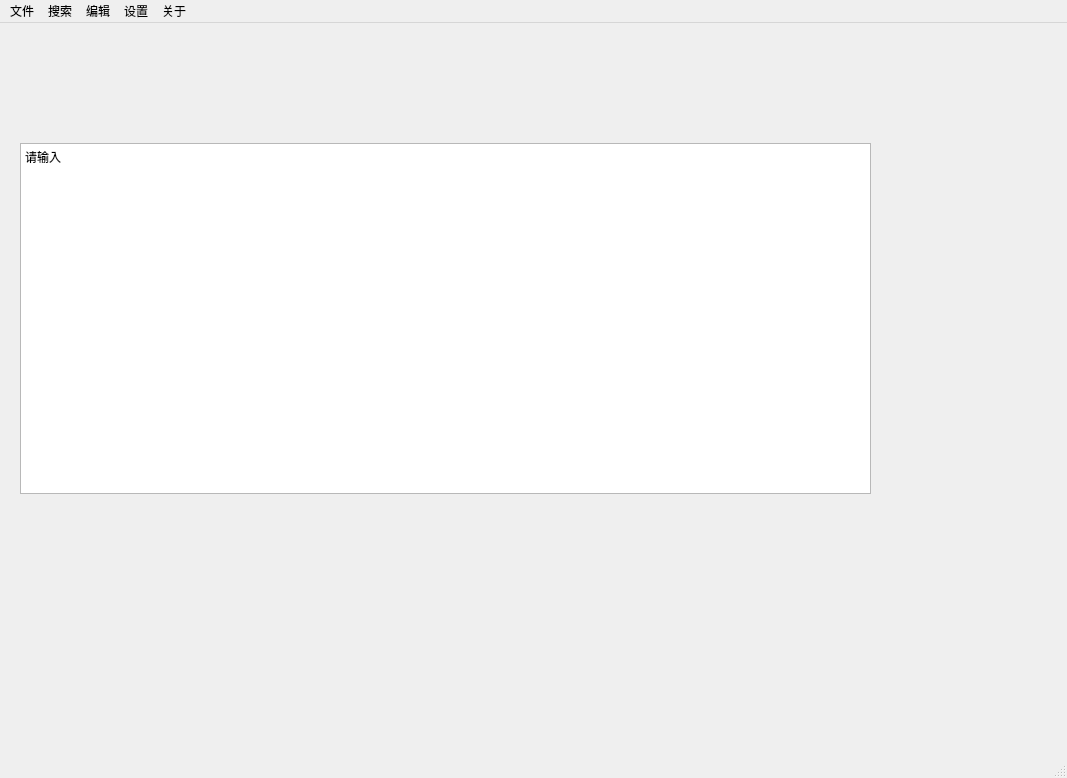
<?xml version="1.0" encoding="UTF-8"?>
<ui version="4.0">
 <class>MainWindow</class>
 <widget class="QMainWindow" name="MainWindow">
  <property name="geometry">
   <rect>
    <x>0</x>
    <y>0</y>
    <width>1067</width>
    <height>778</height>
   </rect>
  </property>
  <property name="windowTitle">
   <string>log分析</string>
  </property>
  <widget class="QWidget" name="centralwidget">
   <widget class="QTextEdit" name="textEdit">
    <property name="geometry">
     <rect>
      <x>20</x>
      <y>120</y>
      <width>851</width>
      <height>351</height>
     </rect>
    </property>
    <property name="html">
     <string>&lt;!DOCTYPE HTML PUBLIC &quot;-//W3C//DTD HTML 4.0//EN&quot; &quot;http://www.w3.org/TR/REC-html40/strict.dtd&quot;&gt;
&lt;html&gt;&lt;head&gt;&lt;meta name=&quot;qrichtext&quot; content=&quot;1&quot; /&gt;&lt;style type=&quot;text/css&quot;&gt;
p, li { white-space: pre-wrap; }
&lt;/style&gt;&lt;/head&gt;&lt;body style=&quot; font-family:'SimSun'; font-size:9pt; font-weight:400; font-style:normal;&quot;&gt;
&lt;p style=&quot; margin-top:0px; margin-bottom:0px; margin-left:0px; margin-right:0px; -qt-block-indent:0; text-indent:0px;&quot;&gt;请输入&lt;/p&gt;&lt;/body&gt;&lt;/html&gt;</string>
    </property>
   </widget>
  </widget>
  <widget class="QMenuBar" name="menubar">
   <property name="geometry">
    <rect>
     <x>0</x>
     <y>0</y>
     <width>1067</width>
     <height>23</height>
    </rect>
   </property>
   <widget class="QMenu" name="menu">
    <property name="title">
     <string>文件</string>
    </property>
    <widget class="QMenu" name="menu_6">
     <property name="title">
      <string>打开</string>
     </property>
     <addaction name="action1_2"/>
     <addaction name="action2_2"/>
    </widget>
    <addaction name="actionzuijin"/>
    <addaction name="menu_6"/>
   </widget>
   <widget class="QMenu" name="menu_2">
    <property name="title">
     <string>搜索</string>
    </property>
    <addaction name="action1"/>
    <addaction name="action2"/>
    <addaction name="action3"/>
   </widget>
   <widget class="QMenu" name="menu_3">
    <property name="title">
     <string>编辑</string>
    </property>
    <addaction name="actiondelete"/>
    <addaction name="actionjiacu"/>
    <addaction name="actionziti"/>
    <addaction name="actionyanse"/>
   </widget>
   <widget class="QMenu" name="menu_4">
    <property name="title">
     <string>设置</string>
    </property>
    <addaction name="action1_3"/>
   </widget>
   <widget class="QMenu" name="menu_5">
    <property name="title">
     <string>关于</string>
    </property>
    <addaction name="actionzuo"/>
    <addaction name="actionbanb"/>
   </widget>
   <addaction name="menu"/>
   <addaction name="menu_2"/>
   <addaction name="menu_3"/>
   <addaction name="menu_4"/>
   <addaction name="menu_5"/>
  </widget>
  <widget class="QStatusBar" name="statusbar"/>
  <action name="actionopen">
   <property name="text">
    <string>导入</string>
   </property>
  </action>
  <action name="actiondelete">
   <property name="text">
    <string>删除</string>
   </property>
  </action>
  <action name="actionjiacu">
   <property name="text">
    <string>加粗</string>
   </property>
  </action>
  <action name="actionziti">
   <property name="text">
    <string>字体</string>
   </property>
  </action>
  <action name="actionyanse">
   <property name="text">
    <string>颜色</string>
   </property>
  </action>
  <action name="action1">
   <property name="text">
    <string>普通</string>
   </property>
  </action>
  <action name="action2">
   <property name="text">
    <string>正则</string>
   </property>
  </action>
  <action name="action3">
   <property name="text">
    <string>递归</string>
   </property>
  </action>
  <action name="action1_2">
   <property name="text">
    <string>打开文件</string>
   </property>
  </action>
  <action name="action2_2">
   <property name="text">
    <string>打开文件夹</string>
   </property>
  </action>
  <action name="actionzuijin">
   <property name="text">
    <string>最近</string>
   </property>
  </action>
  <action name="action1_3">
   <property name="text">
    <string>格式</string>
   </property>
  </action>
  <action name="actionzuo">
   <property name="text">
    <string>作者</string>
   </property>
  </action>
  <action name="actionbanb">
   <property name="text">
    <string>版本</string>
   </property>
  </action>
 </widget>
 <resources/>
 <connections/>
</ui>
